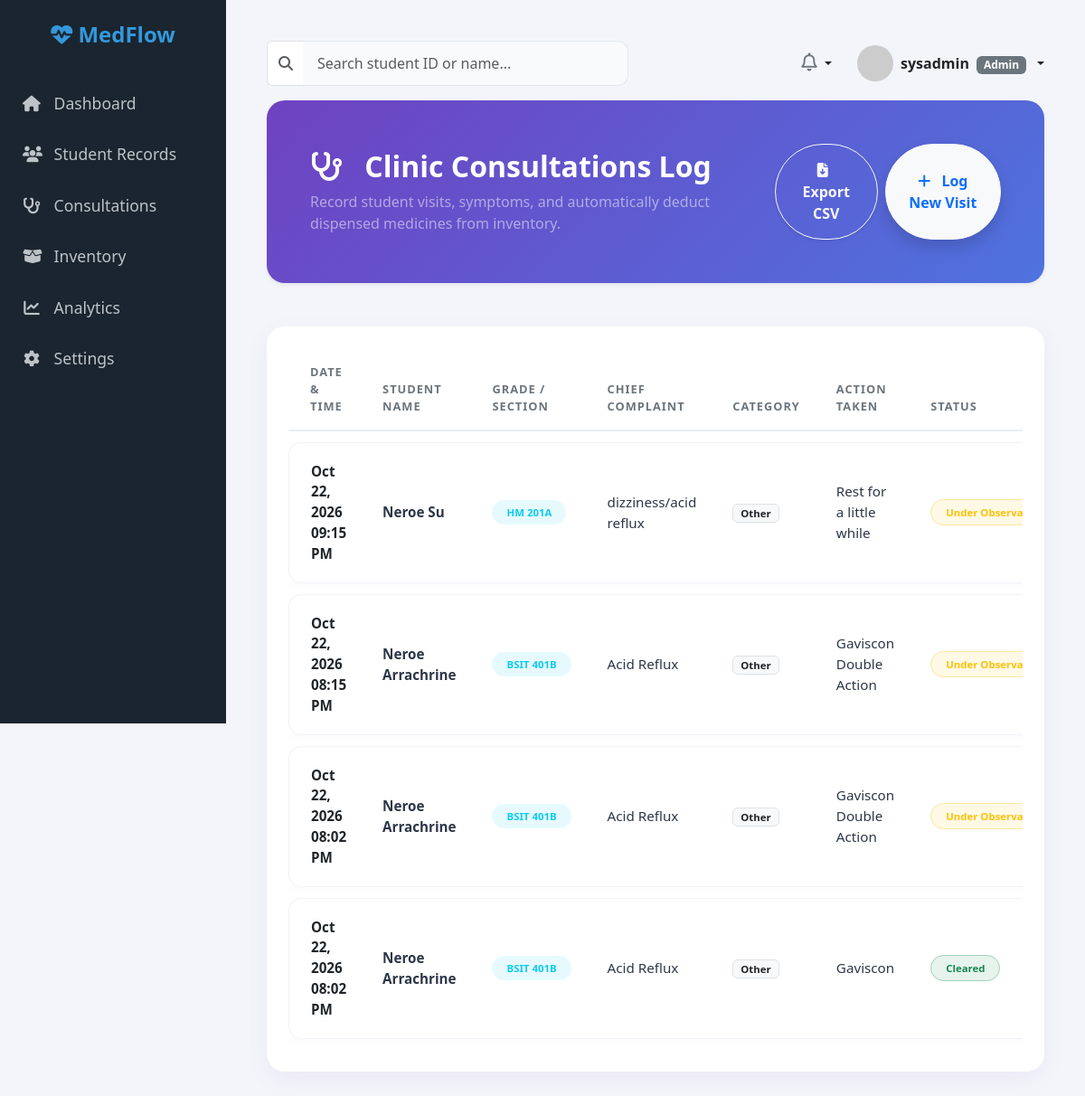
The app's page /modules/consultations/index.php (signed in) with its own data.
### tables this page shows
CREATE TABLE IF NOT EXISTS `consultations` (
  `consultation_id` int NOT NULL AUTO_INCREMENT,
  `consultation_date` datetime DEFAULT CURRENT_TIMESTAMP,
  `student_id` varchar(50) NOT NULL,
  `symptom_category` varchar(50) DEFAULT NULL,
  `chief_complaint` text,
  `action_taken` text,
  `status` varchar(50) DEFAULT NULL,
  PRIMARY KEY (`consultation_id`),
  KEY `consultations_ibfk_1` (`student_id`),
  CONSTRAINT `consultations_ibfk_1` FOREIGN KEY (`student_id`) REFERENCES `students` (`student_id`) ON DELETE CASCADE
);

CREATE TABLE IF NOT EXISTS `students` (
  `student_id` varchar(50) NOT NULL,
  `first_name` varchar(50) DEFAULT NULL,
  `last_name` varchar(50) DEFAULT NULL,
  `grade_section` varchar(50) DEFAULT NULL,
  `medical_history` text,
  `allergies` text,
  `created_at` timestamp NULL DEFAULT CURRENT_TIMESTAMP,
  PRIMARY KEY (`student_id`)
);

### modules/consultations/index.php (the view, shortened to what this page needs)
<?php
require_once '../../includes/db_connect.php';
try {
    $role_stmt = $pdo->prepare("SELECT role FROM users WHERE user_id = ?");
    $role_stmt->execute([$_SESSION['user_id']]);
    $user_role = $role_stmt->fetchColumn();
} catch (PDOException $e) {
    $user_role = 'Teacher';
}
?>
<!DOCTYPE html>
<html lang="en">
<head>
    <link href="https://cdn.jsdelivr.net/npm/bootstrap@5.3.0/dist/css/bootstrap.min.css" rel="stylesheet">
    <link rel="stylesheet" href="https://cdnjs.cloudflare.com/ajax/libs/font-awesome/6.4.0/css/all.min.css">
</head>
<body>
    <?php include '../../includes/sidebar.php'; ?>
    <div class="main-content">
        <?php include '../../includes/topbar.php'; ?>
        <div class="card bg-gradient-purple p-5 mb-5 shadow-sm mt-3">
            <div class="d-flex justify-content-between align-items-center">
                <div>
                    <h2 class="fw-bold mb-2 text-white"><i class="fa-solid fa-stethoscope me-3"></i> Clinic Consultations Log</h2>
                    <p class="text-white-50 fs-6 mb-0">Record student visits, symptoms, and automatically deduct dispensed medicines from inventory.</p>
                </div>
                <div class="d-flex gap-2">
                    <?php if ($user_role === 'Admin' || $user_role === 'Nurse'): ?>
                        <a href="export.php" class="btn btn-outline-light fw-bold px-4 py-3 shadow-sm rounded-pill">
                            <i class="fa-solid fa-file-arrow-down me-2"></i> Export CSV
                        </a>
                        <button class="btn btn-light fw-bold px-4 py-3 shadow text-primary rounded-pill" data-bs-toggle="modal" data-bs-target="#addConsultationModal">
                            <i class="fa-solid fa-plus me-2"></i> Log New Visit
                        </button>
                    <?php else: ?>
                        <span class="badge bg-light text-dark px-4 py-3 rounded-pill fw-semibold shadow-sm">
                            <i class="fa-solid fa-eye me-2 text-primary"></i> View-Only Access
                        </span>
                    <?php endif; ?>
                </div>
            </div>
        </div>
        <div class="card p-4">
            <div class="table-responsive">
                <table class="table align-middle mb-0">
                    <thead>
                        <tr>
                            <th class="ps-4">Date & Time</th>
                            <th>Student Name</th>
                            <th>Grade / Section</th>
                            <th>Chief Complaint</th>
                            <th>Category</th>
                            <th>Action Taken</th>
                            <th>Status</th>
                        </tr>
                    </thead>
                    <tbody>
                        <?php
                        $stmt = $pdo->query("
                            SELECT c.*, s.first_name, s.last_name, s.grade_section
                            FROM consultations c
                            JOIN students s ON c.student_id = s.student_id
                            ORDER BY c.consultation_date DESC
                        ");
                        if ($stmt->rowCount() > 0) {
                            while ($row = $stmt->fetch(PDO::FETCH_ASSOC)) {
                                $date = date('M d, Y h:i A', strtotime($row['consultation_date']));
                                $badgeClass = 'bg-secondary';
                                if ($row['status'] == 'Cleared') $badgeClass = 'bg-success bg-opacity-10 text-success border border-success-subtle px-3 py-2 rounded-pill';
                                elseif ($row['status'] == 'Under Observation') $badgeClass = 'bg-warning bg-opacity-10 text-warning border border-warning-subtle px-3 py-2 rounded-pill';
                                elseif ($row['status'] == 'Sent Home') $badgeClass = 'bg-danger bg-opacity-10 text-danger border border-danger-subtle px-3 py-2 rounded-pill';
                                else $badgeClass = 'bg-secondary bg-opacity-10 text-secondary px-3 py-2 rounded-pill';
                                echo "<tr>";
                                echo "<td class='ps-4'><span class='fw-semibold text-dark'>{$date}</span></td>";
                                echo "<td><strong>" . htmlspecialchars($row['first_name'] . ' ' . $row['last_name']) . "</strong></td>";
                                echo "<td><span class='badge bg-info bg-opacity-10 text-info px-3 py-2 rounded-pill'>" . htmlspecialchars($row['grade_section']) . "</span></td>";
                                echo "<td>" . htmlspecialchars($row['chief_complaint']) . "</td>";
                                echo "<td><span class='badge bg-light text-dark border px-2 py-1'>" . htmlspecialchars($row['symptom_category']) . "</span></td>";
                                echo "<td>" . htmlspecialchars($row['action_taken']) . "</td>";
                                echo "<td><span class='badge {$badgeClass} fw-semibold'>" . htmlspecialchars($row['status']) . "</span></td>";
                                echo "</tr>";
                            }
                        } else {
                            $colspan = ($user_role === 'Admin' || $user_role === 'Nurse') ? 8 : 7;
                            echo "<tr><td colspan='{$colspan}' class='text-center py-5 text-muted'><i class='fa-solid fa-folder-open fa-3x mb-3 text-secondary opacity-25'></i><p class='mb-0 fw-medium'>No consultation logs found.</p></td></tr>";
                        }
                        ?>
                    </tbody>
                </table>
            </div>
        </div>
    </div>
</body>
</html>

### modules/consultations/index.php (style rules this page uses)
body { background-color: #f4f5fa; font-family: 'Segoe UI', Tahoma, Geneva, Verdana, sans-serif; overflow-x: hidden; }
.main-content { margin-left: 250px; padding: 45px; width: calc(100% - 250px); }
.card { border: none; border-radius: 20px; box-shadow: 0 8px 25px rgba(111, 66, 193, 0.07); background-color: #ffffff; }
.bg-gradient-purple { background: linear-gradient(135deg, #6f42c1 0%, #4e73df 100%); color: white; border-radius: 20px; }
.table { border-collapse: separate; border-spacing: 0 12px; margin-top: -10px; }
.table thead th { background-color: transparent; color: #6c757d; font-weight: 700; text-transform: uppercase; font-size: 0.8rem; letter-spacing: 1px; border-bottom: 2px solid #eaedf2; padding: 15px 20px; }
.table tbody tr { background-color: #ffffff; box-shadow: 0 3px 10px rgba(0, 0, 0, 0.02); }
.table tbody td { padding: 20px; color: #2d3748; vertical-align: middle; font-size: 0.95rem; border-top: 1px solid #f1f3f8; border-bottom: 1px solid #f1f3f8; }
.table tbody td:first-child { border-left: 1px solid #f1f3f8; border-top-left-radius: 14px; border-bottom-left-radius: 14px; }

### records on screen
consultations: consultation_date "Oct 22, 2026 09:15 PM", student.last_name "Neroe Su", student.grade_section "HM 201A", chief_complaint "dizziness/acid reflux", symptom_category "Other", action_taken "Rest for a little while", status "Under…"
consultations: consultation_date "Oct 22, 2026 08:15 PM", student.last_name "Neroe Arrachrine", student.grade_section "BSIT 401B", chief_complaint "Acid Reflux", symptom_category "Other", action_taken "Gaviscon Double Action", status "Under…"
consultations: consultation_date "Oct 22, 2026 08:02 PM", student.last_name "Neroe Arrachrine", student.grade_section "BSIT 401B", chief_complaint "Acid Reflux", symptom_category "Other", action_taken "Gaviscon Double Action", status "Under…"
consultations: consultation_date "Oct 22, 2026 08:02 PM", student.last_name "Neroe Arrachrine", student.grade_section "BSIT 401B", chief_complaint "Acid Reflux", symptom_category "Other", action_taken "Gaviscon", status "Cleared"

### other values on screen
$_SESSION['username'] "sysadmin"
$_SESSION['role'] "Admin"
